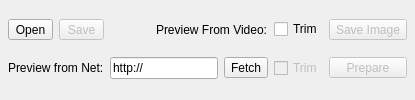
           <widget class="QWidget" name="widget" native="true">
            <property name="sizePolicy">
             <sizepolicy hsizetype="Preferred" vsizetype="Preferred">
              <horstretch>1</horstretch>
              <verstretch>0</verstretch>
             </sizepolicy>
            </property>
            <layout class="QGridLayout" name="gridLayout">
             <property name="leftMargin">
              <number>8</number>
             </property>
             <property name="topMargin">
              <number>8</number>
             </property>
             <property name="rightMargin">
              <number>8</number>
             </property>
             <property name="bottomMargin">
              <number>8</number>
             </property>
             <item row="0" column="0">
              <widget class="QToolButton" name="buttonOpenFile">
               <property name="sizePolicy">
                <sizepolicy hsizetype="Preferred" vsizetype="Fixed">
                 <horstretch>0</horstretch>
                 <verstretch>0</verstretch>
                </sizepolicy>
               </property>
               <property name="focusPolicy">
                <enum>Qt::TabFocus</enum>
               </property>
               <property name="toolTip">
                <string>&lt;html&gt;&lt;head/&gt;&lt;body&gt;&lt;p&gt;Open a video&lt;/p&gt;&lt;p&gt;Key: ctrl o&lt;/p&gt;&lt;/body&gt;&lt;/html&gt;</string>
               </property>
               <property name="text">
                <string>Open</string>
               </property>
              </widget>
             </item>
             <item row="0" column="1">
              <widget class="QToolButton" name="buttonSaveTsFile">
               <property name="enabled">
                <bool>false</bool>
               </property>
               <property name="sizePolicy">
                <sizepolicy hsizetype="Preferred" vsizetype="Fixed">
                 <horstretch>0</horstretch>
                 <verstretch>0</verstretch>
                </sizepolicy>
               </property>
               <property name="focusPolicy">
                <enum>Qt::TabFocus</enum>
               </property>
               <property name="toolTip">
                <string>&lt;html&gt;&lt;head/&gt;&lt;body&gt;&lt;p&gt;Save the timestamp file&lt;/p&gt;&lt;p&gt;Key: ctrl s&lt;/p&gt;&lt;/body&gt;&lt;/html&gt;</string>
               </property>
               <property name="text">
                <string>Save</string>
               </property>
              </widget>
             </item>
             <item row="1" column="6">
              <widget class="QCheckBox" name="buttonTrimImage">
               <property name="enabled">
                <bool>false</bool>
               </property>
               <property name="focusPolicy">
                <enum>Qt::TabFocus</enum>
               </property>
               <property name="toolTip">
                <string>&lt;html&gt;&lt;head/&gt;&lt;body&gt;&lt;p&gt;Trim the preview image from the net&lt;/p&gt;&lt;/body&gt;&lt;/html&gt;</string>
               </property>
               <property name="text">
                <string>Trim</string>
               </property>
              </widget>
             </item>
             <item row="1" column="8">
              <widget class="QToolButton" name="buttonPrepareImage">
               <property name="enabled">
                <bool>false</bool>
               </property>
               <property name="sizePolicy">
                <sizepolicy hsizetype="Preferred" vsizetype="Fixed">
                 <horstretch>0</horstretch>
                 <verstretch>0</verstretch>
                </sizepolicy>
               </property>
               <property name="toolTip">
                <string>&lt;html&gt;&lt;head/&gt;&lt;body&gt;&lt;p&gt;Add the url and triming to the text&lt;/p&gt;&lt;p&gt;Key: alt p&lt;/p&gt;&lt;/body&gt;&lt;/html&gt;</string>
               </property>
               <property name="text">
                <string>Prepare</string>
               </property>
              </widget>
             </item>
             <item row="0" column="8">
              <widget class="QToolButton" name="buttonSavePreview">
               <property name="enabled">
                <bool>false</bool>
               </property>
               <property name="sizePolicy">
                <sizepolicy hsizetype="Preferred" vsizetype="Fixed">
                 <horstretch>0</horstretch>
                 <verstretch>0</verstretch>
                </sizepolicy>
               </property>
               <property name="focusPolicy">
                <enum>Qt::TabFocus</enum>
               </property>
               <property name="toolTip">
                <string>&lt;html&gt;&lt;head/&gt;&lt;body&gt;&lt;p&gt;Save the preview image file&lt;/p&gt;&lt;p&gt;Key: alt s&lt;/p&gt;&lt;/body&gt;&lt;/html&gt;</string>
               </property>
               <property name="text">
                <string>Save Image</string>
               </property>
              </widget>
             </item>
             <item row="0" column="3" colspan="2" alignment="Qt::AlignRight">
              <widget class="QLabel" name="label_3">
               <property name="sizePolicy">
                <sizepolicy hsizetype="Expanding" vsizetype="Preferred">
                 <horstretch>0</horstretch>
                 <verstretch>0</verstretch>
                </sizepolicy>
               </property>
               <property name="text">
                <string>Preview From Video:</string>
               </property>
              </widget>
             </item>
             <item row="0" column="2">
              <widget class="QWidget" name="widget_7" native="true">
               <property name="sizePolicy">
                <sizepolicy hsizetype="Expanding" vsizetype="Preferred">
                 <horstretch>0</horstretch>
                 <verstretch>0</verstretch>
                </sizepolicy>
               </property>
              </widget>
             </item>
             <item row="0" column="6">
              <widget class="QCheckBox" name="buttonTrimPreview">
               <property name="sizePolicy">
                <sizepolicy hsizetype="Preferred" vsizetype="Fixed">
                 <horstretch>0</horstretch>
                 <verstretch>0</verstretch>
                </sizepolicy>
               </property>
               <property name="focusPolicy">
                <enum>Qt::TabFocus</enum>
               </property>
               <property name="toolTip">
                <string>&lt;html&gt;&lt;head/&gt;&lt;body&gt;&lt;p&gt;Trim the preview image from the video&lt;/p&gt;&lt;p&gt;Key: alt t&lt;/p&gt;&lt;/body&gt;&lt;/html&gt;</string>
               </property>
               <property name="text">
                <string>Trim</string>
               </property>
              </widget>
             </item>
             <item row="1" column="4">
              <widget class="QToolButton" name="buttonDownloadPreview">
               <property name="toolTip">
                <string>&lt;html&gt;&lt;head/&gt;&lt;body&gt;&lt;p&gt;Fetch ihe image from the url&lt;/p&gt;&lt;/body&gt;&lt;/html&gt;</string>
               </property>
               <property name="text">
                <string>Fetch</string>
               </property>
              </widget>
             </item>
             <item row="1" column="2" colspan="2">
              <widget class="QLineEdit" name="textPreviewURL">
               <property name="text">
                <string>http://</string>
               </property>
              </widget>
             </item>
             <item row="1" column="0" colspan="2">
              <widget class="QLabel" name="label">
               <property name="text">
                <string>Preview from Net:</string>
               </property>
              </widget>
             </item>
            </layout>
           </widget>
